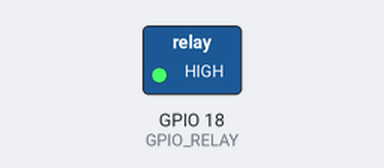
Bench run of a program on a simulated Raspberry Pi (BCM pin numbers). Shown: switched loads named in the program (green lamp = pin HIGH). At 0.0 s the program stops and its outputs stay as they are.

Above: at 0.1 s.
Timing chart, 0 to 1.5 s (numbered marks = the images above):
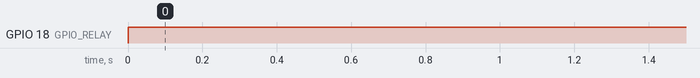

The program:

iti_relay1.py
```python
import RPi.GPIO as GPIO
from firebase import firebase
from time import sleep
import datetime
GPIO.setmode(GPIO.BCM)  # GPIO Numbers instead of board numbers
GPIO.cleanup()
GPIO.setwarnings(False)

GPIO_RELAY = 18
GPIO.setup(GPIO_RELAY, GPIO.OUT)  # GPIO Assign mode
GPIO.output(GPIO_RELAY, GPIO.HIGH)  # out
GPIO.output(GPIO_RELAY, GPIO.HIGH)
```

Measured:
- by itself, GPIO 18 (GPIO_RELAY): LOW → HIGH at 0.00 s
